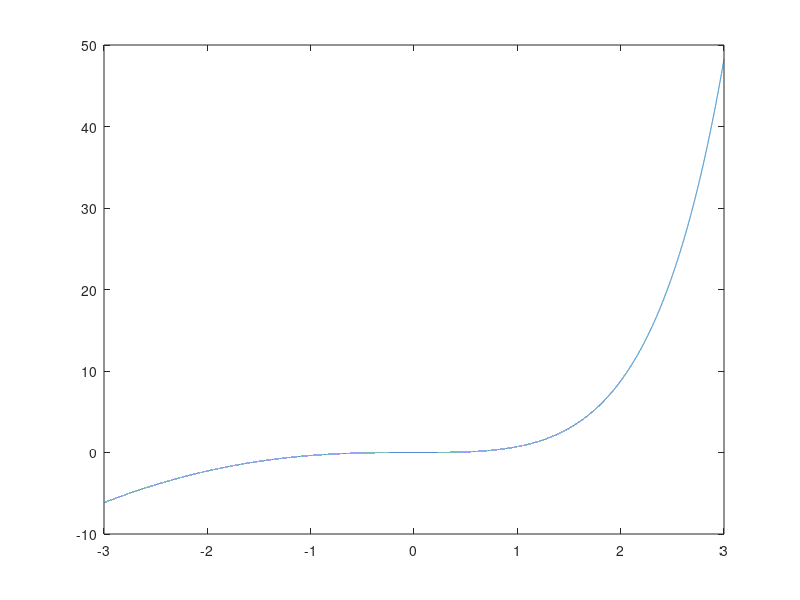
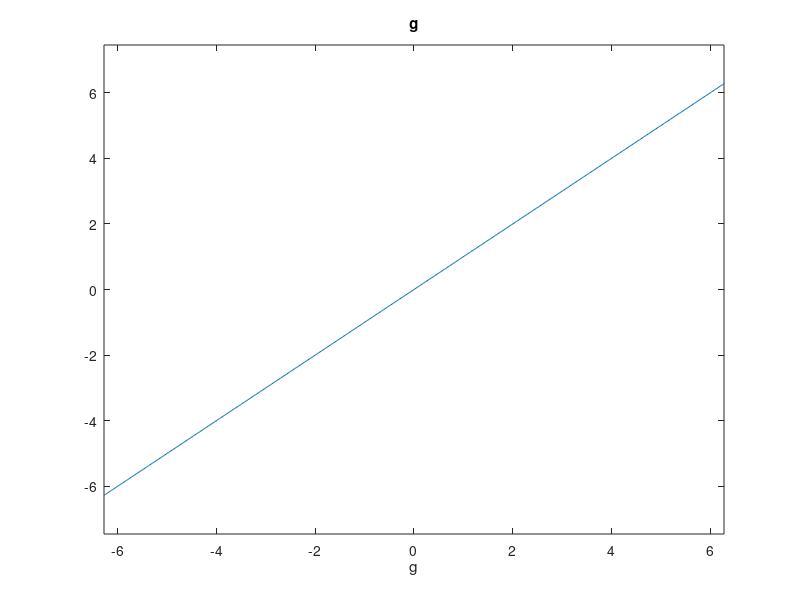
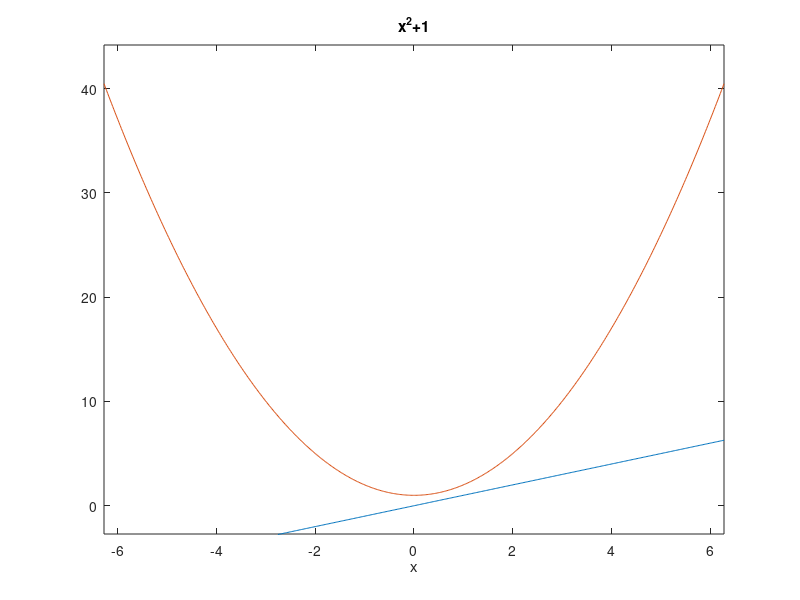

The MATLAB source for these figures, in order:
%page90no2
x=-3:.0001:3;
g=x.*(exp(x)-x-1);
figure(1);
plot(x,g);
figure(2);
ezplot('g');
figure(3);
ezplot('g'); 
hold on;
ezplot('x^2+1');